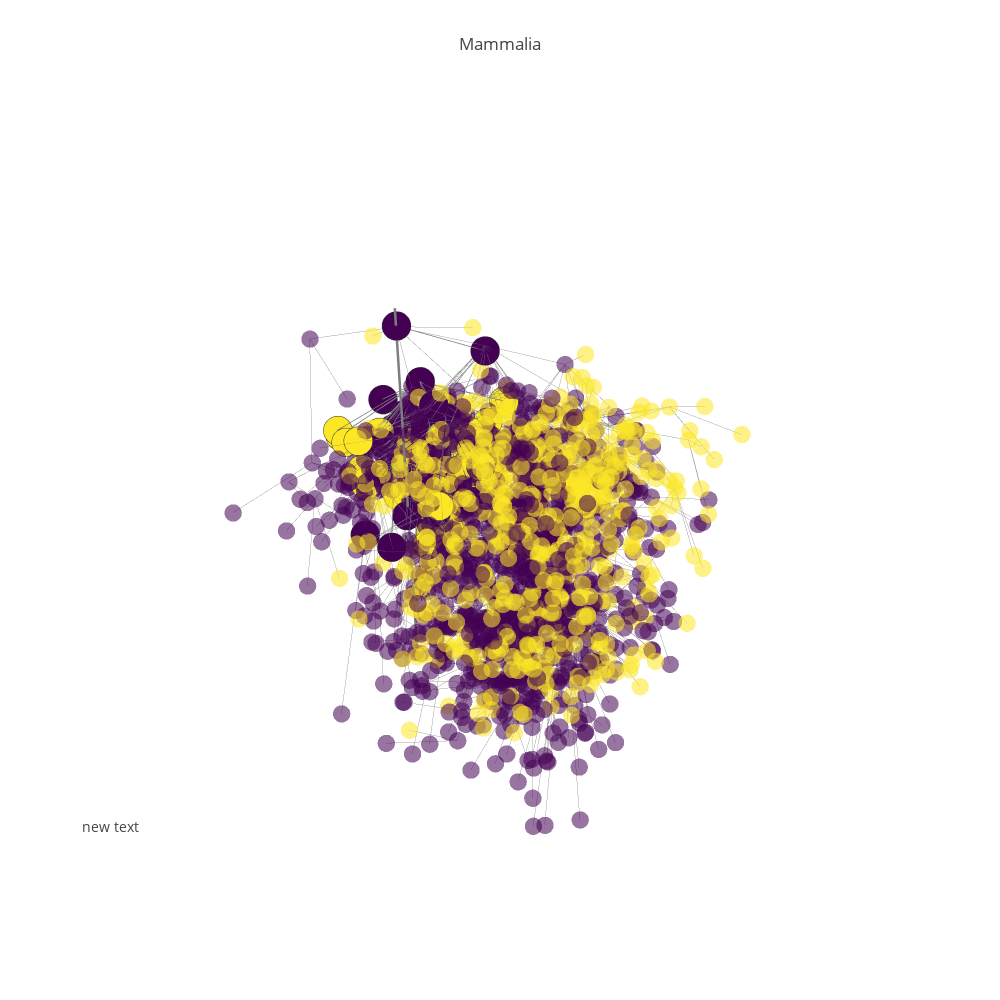

Write notebook code for a chart like this one.
### Code cell
pgp.refocus(15977)

### Figure 1 — Plotly figure (JSON) as saved in the notebook; plotly's stock layout.template omitted (floating-point values rounded to 4 significant figures; data arrays with more than 128 entries replaced by an {"elided": "..."} marker saying what was removed)
{"data": [{"hoverinfo": "none", "line": {"color": "rgb(125,125,125)", "width": 5}, "mode": "lines", "type": "scatter3d", "uid": "77074a8c-c91d-11e8-9d9f-f45c89a09993", "x": [-3.531, -3.531, null], "y": [0.6936, 0.6936, null], "z": [5.659, -0.09923, null]}, {"mode": "text", "text": ["1 MYA", "5 MYA", "20 MYA", "50 MYA", "150 MYA"], "type": "scatter3d", "uid": "77074ec6-c91d-11e8-a1fb-f45c89a09993", "x": [-3.531, -3.531, -3.531], "y": [0.6936, 0.6936, 0.6936], "z": [0.6931, 1.792, 3.045, 3.932, 5.017]}, {"hoverinfo": "none", "line": {"color": "rgb(125,125,125)", "width": 1}, "mode": "lines", "opacity": 0.65, "type": "scatter3d", "uid": "77075040-c91d-11e8-b543-f45c89a09993", "x": {"elided": "5064 float values"}, "y": {"elided": "5064 float values"}, "z": {"elided": "5064 float values"}}, {"hoverinfo": "text", "marker": {"color": {"elided": "1688 int values"}, "colorscale": "Viridis", "opacity": 0.55, "size": 6, "symbol": "circle"}, "mode": "markers", "name": "actors", "text": {"elided": "1688 str values"}, "textfont": {"color": "#ff7f0e", "family": "sans serif", "size": 18}, "type": "scatter3d", "uid": "77075176-c91d-11e8-aa3b-f45c89a09993", "x": {"elided": "1688 float values"}, "y": {"elided": "1688 float values"}, "z": {"elided": "1688 float values"}}, {"hoverinfo": "none", "line": {"color": "rgb(125,125,125)", "width": 1.5}, "mode": "lines", "opacity": 1, "type": "scatter3d", "uid": "770752c2-c91d-11e8-9023-f45c89a09993", "x": {"elided": "162 float values"}, "y": {"elided": "162 float values"}, "z": {"elided": "162 float values"}}, {"hoverinfo": "text", "marker": {"color": [0, 0, 0, 0, 2, 0, 0, 0, 2, 0, 0, 2, 0, 0, 2, 0, 0, 0, 0, 2, 0, 2, 2, 2, 0, 2, 2, 2, 0, 2, 2, 0, 0, 0, 0, 0, 2, 2, 0, 2, 2, 0, 0, 0, 2, 2, 2, 2, 0, 0, 0, 2, 2, 2], "colorscale": "Viridis", "line": {"color": "rgb(50,50,50)", "width": 0.5}, "size": 10, "symbol": "circle"}, "mode": "markers", "name": "actors", "text": ["<a href=\"https://en.wikipedia.org/wiki/Mammalia\">Mammalia -- 15040 (225.0 MYA)</a>", "<a href=\"https://en.wikipedia.org/wiki/Eutheria\">Eutheria -- 15997 (161.0 MYA)</a>", "<a href=\"https://en.wikipedia.org/wiki/Cetacea\">Cetacea -- 15977 (53.0 MYA)</a>", "<a href=\"https://en.wikipedia.org/wiki/Odontoceti\">Odontoceti -- 16025 (45.0 MYA)</a>", "<a href=\"https://en.wikipedia.org/wiki/Agorophiidae\">Agorophiidae -- 16058 (22.5 MYA)</a>", "<a href=\"https://en.wikipedia.org/wiki/Physeteroidea\">Physeteroidea -- 23130 (25.0 MYA)</a>", "<a href=\"https://en.wikipedia.org/wiki/Kogiidae\">Kogiidae -- 16060 (23.03 MYA)</a>", "<a href=\"https://en.wikipedia.org/wiki/Physeteridae\">Physeteridae -- 16059 (25.0 MYA)</a>", "<a href=\"https://en.wikipedia.org/wiki/Dalpiazinidae\">Dalpiazinidae -- 16064 (22.5 MYA)</a>", "<a href=\"https://en.wikipedia.org/wiki/Delphinoidea\">Delphinoidea -- 23129 (28.0 MYA)</a>", "<a href=\"https://en.wikipedia.org/wiki/Phocoenidae\">Phocoenidae -- 16072 (14.0 MYA)</a>", "<a href=\"https://en.wikipedia.org/wiki/Albireonidae\">Albireonidae -- 16069 (14.0 MYA)</a>", "<a href=\"https://en.wikipedia.org/wiki/Monodontidae \">Monodontidae  -- 16070 (8.0 MYA)</a>", "<a href=\"https://en.wikipedia.org/wiki/Delphinidae \">Delphinidae  -- 16071 (23.03 MYA)</a>", "<a href=\"https://en.wikipedia.org/wiki/Kentriodontidae\">Kentriodontidae -- 16068 (35.0 MYA)</a>", "<a href=\"https://en.wikipedia.org/wiki/Pontoporiidae\">Pontoporiidae -- 16074 (22.5 MYA)</a>", "<a href=\"https://en.wikipedia.org/wiki/Iniidae \">Iniidae  -- 16073 (23.03 MYA)</a>", "<a href=\"https://en.wikipedia.org/wiki/Lipotidae\">Lipotidae -- 23135 (22.5 MYA)</a>", "<a href=\"https://en.wikipedia.org/wiki/Ziphiidae\">Ziphiidae -- 16061 (23.03 MYA)</a>", "<a href=\"https://en.wikipedia.org/wiki/Squalodelphidae\">Squalodelphidae -- 16063 (22.5 MYA)</a>", "<a href=\"https://en.wikipedia.org/wiki/Platanistidae\">Platanistidae -- 16065 (22.5 MYA)</a>", "<a href=\"https://en.wikipedia.org/wiki/Squalodontidae\">Squalodontidae -- 16062 (35.0 MYA)</a>", "<a href=\"https://en.wikipedia.org/wiki/Eoplatanistidae\">Eoplatanistidae -- 16066 (22.5 MYA)</a>", "<a href=\"https://en.wikipedia.org/wiki/Eurhinodelphidae\">Eurhinodelphidae -- 16067 (22.5 MYA)</a>", "<a href=\"https://en.wikipedia.org/wiki/Mysticeti\">Mysticeti -- 16024 (45.0 MYA)</a>", "<a href=\"https://en.wikipedia.org/wiki/Llanocetidae\">Llanocetidae -- 16027 (22.5 MYA)</a>", "<a href=\"https://en.wikipedia.org/wiki/Mammalodontidae\">Mammalodontidae -- 16029 (23.03 MYA)</a>", "<a href=\"https://en.wikipedia.org/wiki/Kekenodontidae\">Kekenodontidae -- 16030 (23.03 MYA)</a>", "<a href=\"https://en.wikipedia.org/wiki/Balaenopteridae\">Balaenopteridae -- 16032 (23.03 MYA)</a>", "<a href=\"https://en.wikipedia.org/wiki/Notiocetus\">Notiocetus -- 16045 (19.6 MYA)</a>", "<a href=\"https://en.wikipedia.org/wiki/Palaeocetus\">Palaeocetus -- 16046 (11.5 MYA)</a>", "<a href=\"https://en.wikipedia.org/wiki/Balaenoptera musculus\">Balaenoptera musculus -- 16047 (11.5 MYA)</a>", "<a href=\"https://en.wikipedia.org/wiki/Balaenoptera physalus\">Balaenoptera physalus -- 16048 (11.5 MYA)</a>", "<a href=\"https://en.wikipedia.org/wiki/Balaenoptera borealis\">Balaenoptera borealis -- 16049 (11.5 MYA)</a>", "<a href=\"https://en.wikipedia.org/wiki/Balaenoptera edeni\">Balaenoptera edeni -- 16050 (11.5 MYA)</a>", "<a href=\"https://en.wikipedia.org/wiki/Balaenoptera acutorostrata\">Balaenoptera acutorostrata -- 16051 (11.5 MYA)</a>", "<a href=\"https://en.wikipedia.org/wiki/Plesiocetus\">Plesiocetus -- 16052 (11.5 MYA)</a>", "<a href=\"https://en.wikipedia.org/wiki/Idiocetus\">Idiocetus -- 16053 (11.5 MYA)</a>", "<a href=\"https://en.wikipedia.org/wiki/Megaptera novaeangliae\">Megaptera novaeangliae -- 16054 (11.5 MYA)</a>", "<a href=\"https://en.wikipedia.org/wiki/Megapteropsis\">Megapteropsis -- 16055 (19.6 MYA)</a>", "<a href=\"https://en.wikipedia.org/wiki/Burtinopsis\">Burtinopsis -- 16056 (19.6 MYA)</a>", "<a href=\"https://en.wikipedia.org/wiki/Eschrichtius robustus (grey whale)\">Eschrichtius robustus (grey whale) -- 16033 (22.5 MYA)</a>", "<a href=\"https://en.wikipedia.org/wiki/Caperea marginata (pygmy right whale)\">Caperea marginata (pygmy right whale) -- 16034 (22.5 MYA)</a>", "<a href=\"https://en.wikipedia.org/wiki/Balaenidae\">Balaenidae -- 16035 (8.0 MYA)</a>", "<a href=\"https://en.wikipedia.org/wiki/Morenocetus\">Morenocetus -- 16037 (8.0 MYA)</a>", "<a href=\"https://en.wikipedia.org/wiki/Balaenula\">Balaenula -- 16038 (8.0 MYA)</a>", "<a href=\"https://en.wikipedia.org/wiki/Protobalaena\">Protobalaena -- 16039 (8.0 MYA)</a>", "<a href=\"https://en.wikipedia.org/wiki/Mesoteras\">Mesoteras -- 16040 (8.0 MYA)</a>", "<a href=\"https://en.wikipedia.org/wiki/Balaena mysticetus\">Balaena mysticetus -- 16041 (8.0 MYA)</a>", "<a href=\"https://en.wikipedia.org/wiki/Eubalaena glacialis\">Eubalaena glacialis -- 16042 (8.0 MYA)</a>", "<a href=\"https://en.wikipedia.org/wiki/Eubalaena australis\">Eubalaena australis -- 16043 (8.0 MYA)</a>", "<a href=\"https://en.wikipedia.org/wiki/Cetotheriidae\">Cetotheriidae -- 16031 (0.0 MYA)</a>", "<a href=\"https://en.wikipedia.org/wiki/Aetiocetidae\">Aetiocetidae -- 16028 (35.0 MYA)</a>", "<a href=\"https://en.wikipedia.org/wiki/Archaeoceti\">Archaeoceti -- 16023 (45.0 MYA)</a>"], "type": "scatter3d", "uid": "770753d0-c91d-11e8-b6a0-f45c89a09993", "x": [-3.531, -4.349, -4.094, -4.598, -5.11, -4.555, -4.102, -4.982, -3.606, -4.772, -5.12, -4.577, -4.925, -4.255, -4.986, -3.688, -4.585, -3.777, -4.526, -4.324, -3.902, -5.546, -3.622, -4.002, -4.185, -3.25, -3.342, -4.479, -3.8, -3.611, -3.656, -4.367, -2.878, -4.498, -2.844, -3.74, -3.549, -3.882, -3.467, -4.689, -4.44, -3.358, -4.988, -4.519, -4.041, -3.575, -5.107, -3.704, -4.16, -5.239, -5.014, -4.703, -4.582, -3.117], "y": [0.6936, 1.431, 0.6824, -0.1817, 0.5138, -1.04, 0.6899, -0.236, -0.942, -0.04189, -0.7853, 0.725, 0.2766, -0.4511, 0.8067, -0.404, -0.5579, -0.4505, 0.4817, 0.5884, -0.2929, 0.5844, -0.9207, -0.458, 0.8313, 0.06608, 1.572, 1.186, 0.1262, -0.7694, 0.3206, 1.045, 1.102, 0.6716, 0.563, 0.6143, -0.2918, -0.3171, 0.7306, 0.146, -0.6015, 1.494, 0.02323, 1.666, 0.9631, 1.015, 1.05, 0.9481, 2.504, 1.453, 1.972, 1.81, 0.8395, 0.2292], "z": [5.425, 5.054, 4.074, 3.92, 3.062, 3.309, 3.275, 3.349, 3.199, 3.346, 2.725, 2.632, 2.277, 3.165, 3.491, 3.216, 3.237, 3.167, 3.212, 3.251, 3.134, 3.53, 3.107, 3.204, 3.9, 3.139, 3.212, 3.142, 3.111, 3.067, 2.624, 2.536, 2.531, 2.622, 2.472, 2.621, 2.566, 2.545, 2.571, 3.121, 3.027, 3.064, 3.182, 2.127, 2.168, 2.149, 2.138, 2.258, 2.135, 2.114, 2.128, 0.04332, 3.529, 3.73]}], "layout": {"annotations": [{"font": {"size": 14}, "showarrow": false, "x": 0, "xanchor": "left", "xref": "paper", "y": 0.1, "yanchor": "bottom", "yref": "paper"}], "height": 1000, "hovermode": "closest", "margin": {"t": 100}, "scene": {"xaxis": {"showbackground": false, "showgrid": false, "showline": false, "showticklabels": false, "title": "", "zeroline": false}, "yaxis": {"showbackground": false, "showgrid": false, "showline": false, "showticklabels": false, "title": "", "zeroline": false}, "zaxis": {"showbackground": false, "showgrid": false, "showline": false, "showticklabels": false, "title": "", "zeroline": false}}, "showlegend": false, "title": "Mammalia", "width": 1000}}
